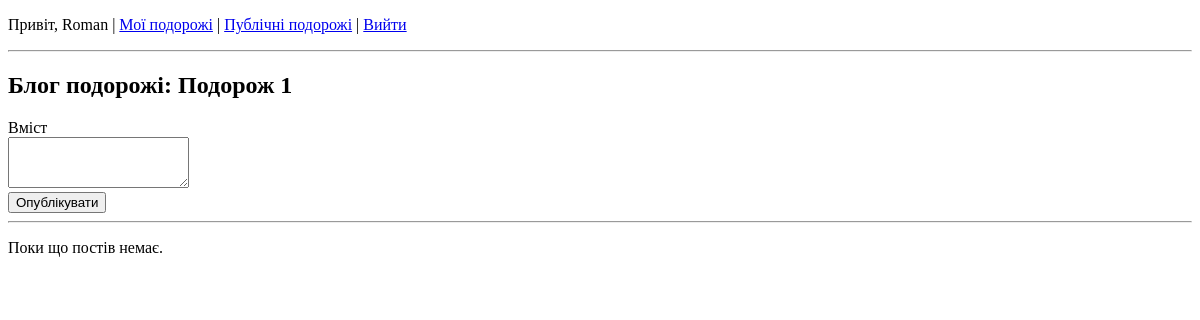
/trip/1/blog (signed in), run on an earlier commit of the app's database.
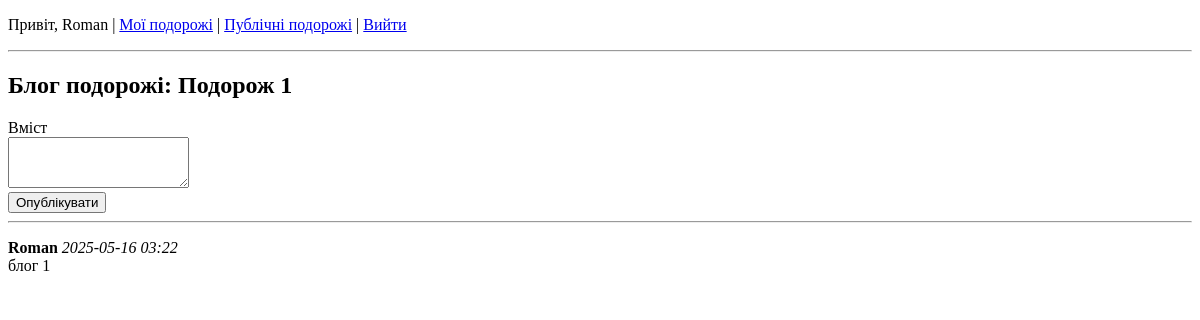
And on a later commit of the database.
### app/models.py (models this page shows, shortened)
class User(UserMixin, db.Model):
    id = db.Column(db.Integer, primary_key=True)
    email = db.Column(db.String(120), unique=True, nullable=False)
    name = db.Column(db.String(50), nullable=False)
    password = db.Column(db.String(200), nullable=False)
    trips = db.relationship('Trip', backref='owner', lazy=True)
    posts = db.relationship('Post', backref='author', lazy=True)

class Trip(db.Model):
    id = db.Column(db.Integer, primary_key=True)
    title = db.Column(db.String(100), nullable=False)
    description = db.Column(db.Text)
    start_date = db.Column(db.Date)
    end_date = db.Column(db.Date)
    is_public = db.Column(db.Boolean, default=True)
    user_id = db.Column(db.Integer, db.ForeignKey('user.id'), nullable=False)
    posts = db.relationship('Post', backref='trip', lazy=True)

class Post(db.Model):
    id = db.Column(db.Integer, primary_key=True)
    trip_id = db.Column(db.Integer, db.ForeignKey('trip.id'), nullable=False)
    author_id = db.Column(db.Integer, db.ForeignKey('user.id'), nullable=False)
    content = db.Column(db.Text, nullable=False)
    timestamp = db.Column(db.DateTime, default=datetime.utcnow)

### app/views/blog.py (the view)
@blog_bp.route('/trip/<int:trip_id>/blog', methods=['GET', 'POST'])
@login_required
def trip_blog(trip_id):
    trip = Trip.query.get_or_404(trip_id)
    if trip.owner != current_user:
        flash('Доступ заборонено.', 'danger')
        return redirect(url_for('trips.dashboard'))
    form = PostForm()
    if form.validate_on_submit():
        post = Post(content=form.content.data, trip=trip, author=current_user)
        db.session.add(post)
        db.session.commit()
        return redirect(url_for('blog.trip_blog', trip_id=trip.id))
    posts = Post.query.filter_by(trip_id=trip.id).order_by(
        Post.timestamp.desc()).all()
    return render_template('trip_blog.html', trip=trip, posts=posts, form=form)

### app/forms.py
class PostForm(FlaskForm):
    content = TextAreaField('Вміст', validators=[DataRequired()])
    submit = SubmitField('Опублікувати')

### app/__init__.py (called while the page is built)
def create_app():
    app = Flask(__name__)
    app.config.from_object(Config)
    db.init_app(app)
    login_manager.init_app(app)
    from .views.auth import auth_bp
    from .views.trips import trips_bp
    from .views.blog import blog_bp
    app.register_blueprint(auth_bp)
    app.register_blueprint(trips_bp)
    app.register_blueprint(blog_bp)
    @login_manager.user_loader
    def load_user(user_id):
        return User.query.get(int(user_id))
    return app

### app/templates/trip_blog.html (shortened to what this page needs)
{% extends 'base.html' %}
{% block content %}
<h2>Блог подорожі: {{ trip.title }}</h2>
<form method="POST">
    {{ form.content.label }}<br>
    {{ form.content(rows=3) }}<br>
    {{ form.submit() }}
</form>
<hr>
{% for post in posts %}
<p><strong>{{ post.author.name }}</strong> <em>{{ post.timestamp.strftime('%Y-%m-%d %H:%M') }}</em><br>
    {{ post.content }}</p>
{% else %}
<p>Поки що постів немає.</p>
{% endfor %}
{% endblock %}

### app/templates/base.html (shortened to what this page needs)
<!DOCTYPE html>
<html lang="uk">
<head>
</head>
<body>
    {% if current_user.is_authenticated %}
    <p>
        Привіт, {{ current_user.name }} |
        <a href="{{ url_for('trips.dashboard') }}">Мої подорожі</a> |
        <a href="{{ url_for('trips.explore') }}">Публічні подорожі</a> |
        <a href="{{ url_for('auth.logout') }}">Вийти</a>
    </p>
    {% else %}
    <a href="{{ url_for('auth.login') }}">Вхід</a> |
    <a href="{{ url_for('auth.register') }}">Реєстрація</a>
    {% endif %}
    <hr>
    {% block content %}{% endblock %}
</body>
</html>

What changed in the data, as far as the page shows it:
added Post: author.name "Roman", timestamp "2025-05-16 03:22", content "блог 1"
Also different on the page:
text no longer shown: "Поки що постів немає."
